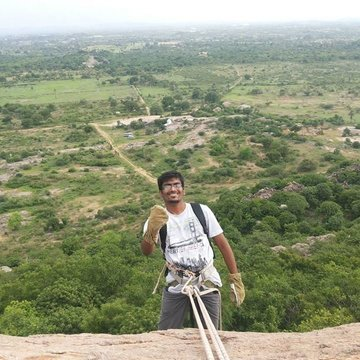
%> input picture home_works/Q10_a/me.jpg, 360 x 360 px
$ octave Q10_1_original.m   (GNU Octave 9; MATLAB toolbox functions it lacks are replaced by stand-ins)
%> lines starting %> are read from the running program, lines starting %| are printed output that depends on the picture
a=imnoise(rgb2gray(imread('me.jpg')),'gaussian');
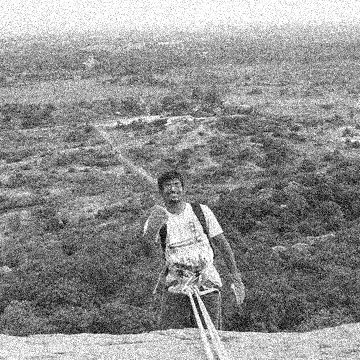
%> a: size 360x360 uint8; min 0, max 255, mean 143.9
figure,imshow(a);
% for q =floor(1.5+6*rand(1,4))*2 +1
    q=3;
    b=padarray(a,[floor(q/2) floor(q/2)],'replicate','both');
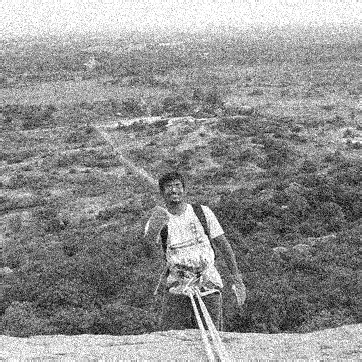
%> b: size 362x362 uint8; min 0, max 255, mean 144.3
    c=ones(q)/(q^2);
    for i = 1:length(a)
        for j=1:length(a)
            b(i+floor(q/2),j+floor(q/2))=trace((c*double(b(i:i+q-1,j:j+q-1))));
        end
    end
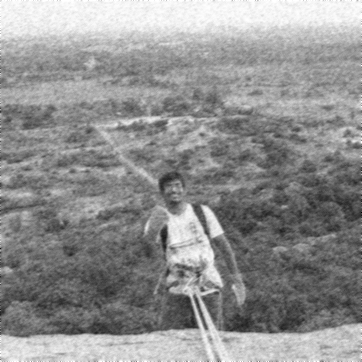
%> b: size 362x362 uint8; min 0, max 255, mean 144.3; mean of the top-left, top-right, bottom-left and bottom-right quarters 166.1, 162.3, 126.2, 122.7
    b=b(1+floor(q/2):end-floor(q/2),1+floor(q/2):end-floor(q/2));
%> b: size 360x360 uint8
    figure,imshow(b);
% end

$ run again, with home_works/Q10_a/me2.jpg copied over home_works/Q10_a/me.jpg
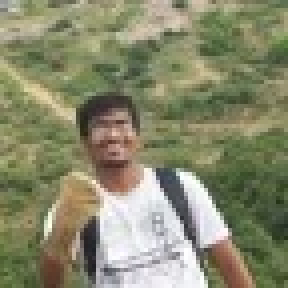
%> input picture home_works/Q10_a/me2.jpg, 72 x 72 px (shown 4 times larger)
%> `a=imnoise(rgb2gray(imread('me.jpg')),'gaussian');`:
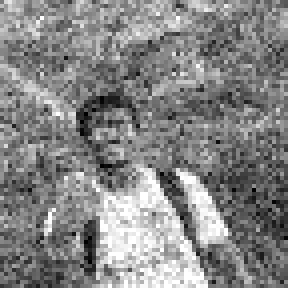
%> a: size 72x72 uint8 (shown 4 times larger); min 0, max 255, mean 133.1
%> `b=b(1+floor(q/2):end-floor(q/2),1+floor(q/2):end-floor(q/2));`:
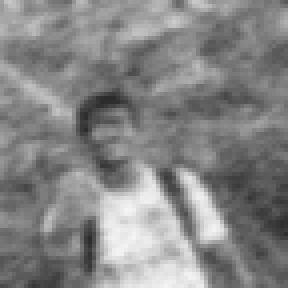
%> b: size 72x72 uint8 (shown 4 times larger); min 43, max 245, mean 133.2
